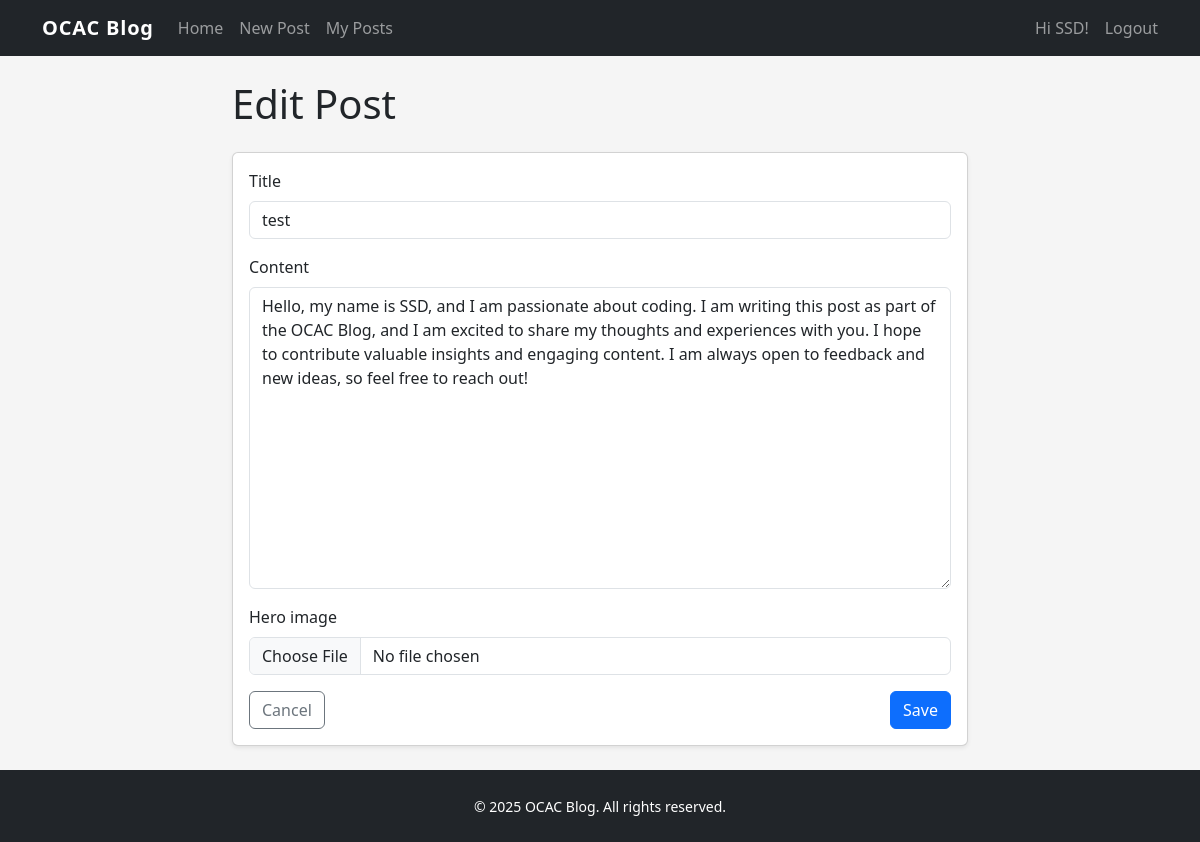
Screenshot of /posts/test-1/edit/ (signed in) with the database file from the repository.
### blog/models.py (models this page shows, shortened)
class Post(models.Model):
	title = models.CharField(max_length=255)
	slug = models.SlugField(max_length=255, unique=True, blank=True)
	author = models.ForeignKey(User, on_delete=models.CASCADE, related_name='posts')
	content = models.TextField()
	hero_image = models.ImageField(upload_to='posts/', blank=True, null=True)
	created_at = models.DateTimeField(auto_now_add=True)
	updated_at = models.DateTimeField(auto_now=True)
	class Meta:
		ordering = ['-created_at']
		indexes = [models.Index(fields=['slug']), models.Index(fields=['created_at'])]
	def get_absolute_url(self):
		return reverse('blog:post_detail', kwargs={'slug': self.slug})

### blog/views.py (the view, shortened to what this page needs)
# urls.py: path('posts/<slug:slug>/edit/', PostUpdateView.as_view(), name='post_update'),
class PostUpdateView(LoginRequiredMixin, AuthorRequiredMixin, UpdateView):
	model = Post
	form_class = PostForm
	template_name = 'blog/post_form.html'
	slug_field = 'slug'
	slug_url_kwarg = 'slug'

### blog/forms.py
class PostForm(forms.ModelForm):
    class Meta:
        model = Post
        fields = ['title', 'content', 'hero_image']
        widgets = {
            'title': forms.TextInput(attrs={'class': 'form-control', 'placeholder': 'Post title'}),
            'content': forms.Textarea(attrs={'class': 'form-control', 'rows': 12, 'placeholder': 'Write your story...'}),
            'hero_image': forms.ClearableFileInput(attrs={'class': 'form-control'}),
        }

### blog/views.py (called while the page is built)
	def test_func(self):
		post = self.get_object()
		return self.request.user.is_staff or post.author == self.request.user

### templates/blog/post_form.html (shortened to what this page needs)
{% extends 'base.html' %}
{% block content %}
<div class="row justify-content-center">
    <div class="col-lg-8">
        <h1 class="mb-4">{% if form.instance.pk %}Edit Post{% else %}Create a New Post{% endif %}</h1>
        <form method="post" enctype="multipart/form-data" class="card card-body shadow-sm">
            {% for field in form %}
            <div class="mb-3">
                <label class="form-label" for="{{ field.id_for_label }}">{{ field.label }}</label>
                {{ field }}
            </div>
            {% endfor %}
            <div class="d-flex justify-content-between">
                <a href="{% if form.instance.pk %}{{ form.instance.get_absolute_url }}{% else %}{% url 'blog:post_list' %}{% endif %}" class="btn btn-outline-secondary">Cancel</a>
                <button type="submit" class="btn btn-primary">Save</button>
            </div>
        </form>
    </div>
</div>
{% endblock content %}

### templates/base.html (shortened to what this page needs)
{% load static %}
<!DOCTYPE html>
<html lang="en">
<head>
    <link href="https://cdn.jsdelivr.net/npm/bootstrap@5.3.3/dist/css/bootstrap.min.css" rel="stylesheet">
    <link rel="stylesheet" href="{% static 'css/styles.css' %}">
</head>
<body>
<nav class="navbar navbar-expand-lg navbar-dark bg-dark">
    <div class="container">
        <a class="navbar-brand" href="{% url 'blog:post_list' %}">OCAC Blog</a>
        <div class="collapse navbar-collapse" id="navbarNav">
            <ul class="navbar-nav me-auto mb-2 mb-lg-0">
                <li class="nav-item">
                    <a class="nav-link" href="{% url 'blog:post_list' %}">Home</a>
                </li>
                {% if user.is_authenticated %}
                <li class="nav-item">
                    <a class="nav-link" href="{% url 'blog:post_create' %}">New Post</a>
                </li>
                <li class="nav-item">
                    <a class="nav-link" href="{% url 'blog:my_posts' %}">My Posts</a>
                </li>
                {% endif %}
            </ul>
            <ul class="navbar-nav ms-auto">
                {% if user.is_authenticated %}
                <li class="nav-item">
                    <span class="navbar-text me-3">Hi {{ user.username }}!</span>
                </li>
                <li class="nav-item">
                    <form method="post" action="{% url 'logout' %}" class="d-inline">
                        <button type="submit" class="nav-link btn btn-link p-0 text-decoration-none">Logout</button>
                    </form>
                </li>
                {% endif %}
            </ul>
        </div>
    </div>
</nav>
<main class="py-4">
    <div class="container">
        {% block content %}{% endblock content %}
    </div>
</main>
<footer class="bg-dark text-white py-4 mt-auto">
    <div class="container text-center">
    <small>&copy; {% now "Y" %} OCAC Blog. All rights reserved.</small>
    </div>
</footer>
</body>
</html>

### static/css/styles.css (style rules this page uses)
body { background-color: #f5f5f5; min-height: 100vh; display: flex; flex-direction: column; }
main { flex: 1 0 auto; }
.navbar-brand { font-weight: 600; letter-spacing: 0.05rem; }

### rows the page displays
Post: form "test" "Hello, my name is SSD, and I am passionate about coding. I am writing this post as part of the OCAC Blog, and I am excited to share my thoughts and experiences with you. I hope to contribute valuable insights and engaging content. I am always open to feedback and new ideas, so feel free to reach out!"

### other values shown
{{ user.username }} "SSD"
{{ field.label }} "Title" "Content" "Hero image"
